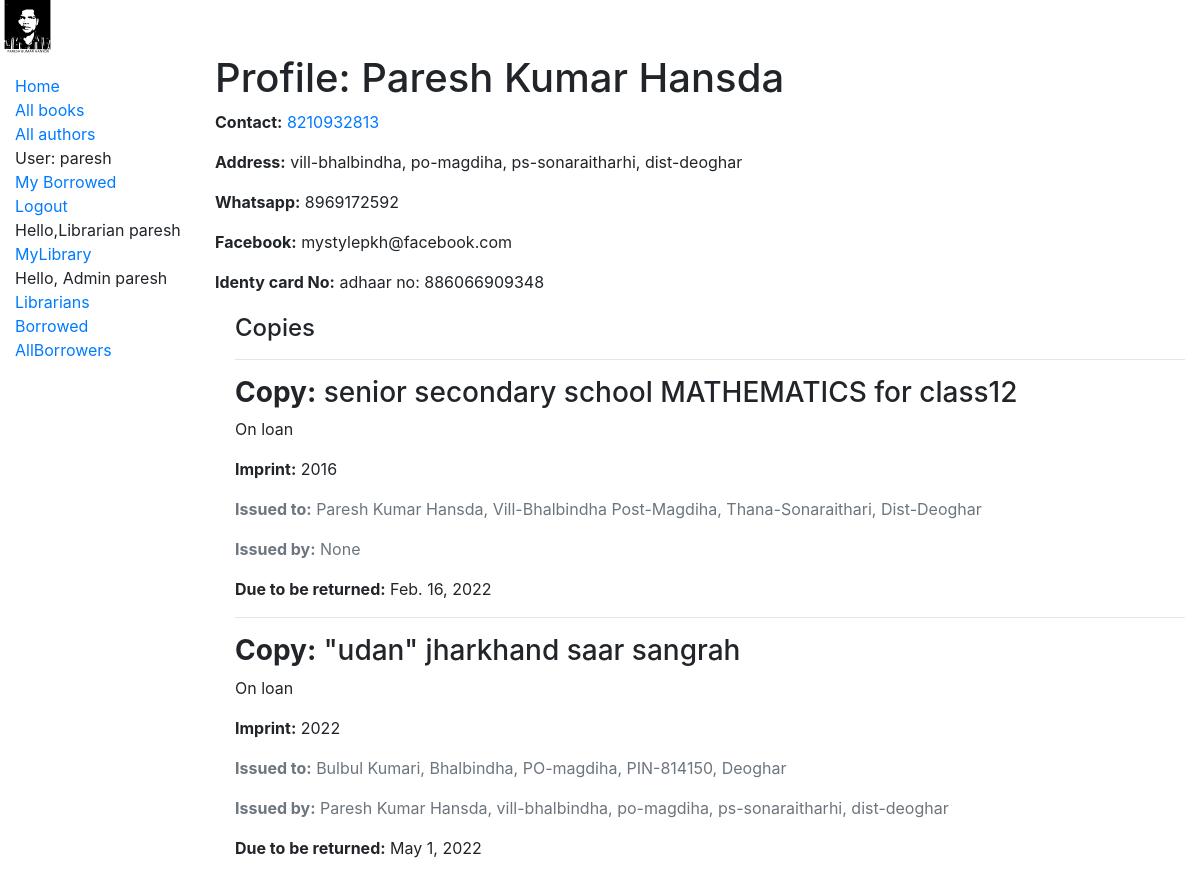
The app's page /catalog/librarian/1 (signed in) with its own data.
### catalog/models.py (models this page shows, shortened)
class Librarian(models.Model):
    django_id=models.OneToOneField(User, on_delete=models.RESTRICT, null=True)
    identy=models.CharField(max_length=200)
    contact_no=models.CharField(max_length=100)
    facebook=models.CharField(max_length=200)
    whatsapp=models.CharField(max_length=200)
    name=models.CharField(max_length=200)
    address=models.CharField(max_length=200)
    def __str__(self):
        return f'{self.name}, {self.address}'

class BookInstance(models.Model):
    id = models.UUIDField(primary_key=True, default=uuid.uuid4, help_text='Unique ID for this particular book across whole library')
    book = models.ForeignKey('Book', on_delete=models.RESTRICT, null=True)
    imprint = models.CharField(max_length=200)
    due_back = models.DateField(null=True, blank=True)
    LOAN_STATUS = (
        ('m', 'Maintenance'),
        ('o', 'On loan'),
        ('a', 'Available'),
        ('r', 'Reserved'),
    )
    status = models.CharField(
        max_length=1,
        choices=LOAN_STATUS,
        blank=True,
        default='m',
        help_text='Book availability',
    )
    class Meta:
        ordering = ['due_back']
        permissions = (("can_mark_returned", "Set book as returned"),)
    borrower = models.ForeignKey(Borrower, on_delete=models.SET_NULL, null=True, blank=True)
    librarian = models.ForeignKey(Librarian,on_delete=models.PROTECT,editable=False, null=True,blank=False)
    issuer=models.ForeignKey(Librarian,on_delete=models.PROTECT,editable=True,related_name="issue_by",blank=True,null=True)

class Book(models.Model):
    title = models.CharField(max_length=200)
    author = models.ForeignKey('Author', on_delete=models.SET_NULL, null=True)
    summary = models.TextField(max_length=1000, help_text='Enter a brief description of the book')
    isbn = models.CharField('ISBN', max_length=13, unique=True,
                             help_text='13 Character <a href="https://www.isbn-international.org/content/what-isbn">ISBN number</a>')
    genre = models.ManyToManyField(Genre, help_text='Select a genre for this book')
    language = models.ManyToManyField(Language, help_text='Select a language for this book')
    def __str__(self):
        return self.title
    def display_genre(self):
        """Create a string for the Genre. This is required to display genre in Admin."""
        return ', '.join(genre.name for genre in self.genre.all()[:3])
    display_genre.short_description = 'Genre'
    def display_language(self):
        """Create a string for the Genre. This is required to display genre in Admin."""
        return ', '.join(language.name for language in self.language.all()[:3])
    display_language.short_description = 'Language'

class Borrower(models.Model):
    django_id=models.OneToOneField(User, on_delete=models.RESTRICT, null=True, blank=True)
    identy=models.CharField(max_length=200)
    contact_no=models.CharField(max_length=100)
    facebook=models.CharField(max_length=200)
    whatsapp=models.CharField(max_length=200)
    name=models.CharField(max_length=200)
    address=models.CharField(max_length=200)
    def __str__(self):
        return f'{self.name}, {self.address}'

### catalog/views.py (the view)
# urls.py: path('librarian/<int:pk>', views.LibrarianDetailView.as_view(), name='librarian-detail'),
class LibrarianDetailView(UserPassesTestMixin,generic.DetailView):
    model = Librarian
    template_name ='catalog/librarian_detail.html'
    def test_func(self):
        return self.request.user.is_staff

### catalog/templates/catalog/librarian_detail.html (shortened to what this page needs)
{% extends "base_generic.html" %}
{% block content %}
  <h1>Profile: {{ librarian.name }}</h1>
  <p><strong>Contact:</strong> <a href="">{{ librarian.contact_no }}</a></p>
  <p><strong>Address:</strong> {{ librarian.address }}</p>
  <p><strong>Whatsapp:</strong> {{ librarian.whatsapp }}</p>
  <p><strong>Facebook:</strong> {{ librarian.facebook }}</p>
  <p><strong>Identy card No:</strong> {{ librarian.identy}}</p>
  <div style="margin-left:20px;margin-top:20px">
    <h4>Copies</h4>
    {% for copy in librarian.bookinstance_set.all %}
      <hr>
      <p class="{% if copy.status == 'a' %}text-success{% elif copy.status == 'm' %}text-danger{% else %}text-warning{% endif %}">
       <h3><strong>Copy:</strong> {{ copy.book }}</h3> {{ copy.get_status_display }}
      </p>
      <p><strong>Imprint:</strong> {{ copy.imprint }}</p>
      {% if copy.status == 'o' %}
        <p class="text-muted"><strong>Issued to:</strong> {{ copy.borrower }}</p>
        <p class="text-muted"><strong>Issued by:</strong> {{ copy.issuer }}</p>
        <p><strong>Due to be returned:</strong> {{ copy.due_back }}</p>
      {% endif %}
    {% endfor %}
  </div>
{% endblock %}

### catalog/templates/base_generic.html (shortened to what this page needs)
<!DOCTYPE html>
<html lang="en">
<head>
  <link rel="stylesheet" href="https://cdn.jsdelivr.net/npm/bootstrap@4.5.3/dist/css/bootstrap.min.css">
  {% load static %}
  <link rel="stylesheet" href="{% static 'css/style.css' %}">
  <img src="{% static 'catalog/pkh.svg' %}" alt="paresh" style="width:55px;height:54px;">
</head>
<body>
  <div class="container-fluid">
    <div class="row">
      <div class="col-sm-2">
      {% block sidebar %}
        <ul class="sidebar-nav">
          <li><a href="{% url 'index' %}">Home</a></li>
          <li><a href="{% url 'books'%}">All books</a></li>
          <li><a href="{% url 'authors'%}">All authors</a></li>
   {% if user.is_authenticated %}
     <li>User: {{ user.get_username }}</li>
     <li><a href="{% url 'my-borrowed' %}">My Borrowed</a></li>
     <li><a href="{% url 'logout'%}?next={{request.path}}">Logout</a></li>
   {% else %}
     <li><a href="{% url 'login'%}?next={{request.path}}">Login</a></li>
   {% endif %}
{% if user.is_staff %}
<li>Hello,Librarian {{ user.get_username }}</li>
<li><a href="{% url "my-loaned" %}">MyLibrary</a></li>
{% if user.is_superuser %}
<li>Hello, Admin {{ user.get_username }}</li>
<li><a href="{% url "librarians" %}">Librarians </a></li>
<li><a href="{% url "all-borrowed" %}">Borrowed</a></li>
<li><a href="{% url "borrowers" %}">AllBorrowers </a></li>
{% endif %}
{% else %}
<li><p>Contact staff</p></li>
{% endif %}
</ul>
     {% endblock %}
      </div>
      <div class="col-sm-10 ">{% block content %}{% endblock %}</div>
    </div>
  </div>
</body>
</html>

### catalog/static/css/style.css (style rules this page uses)
.sidebar-nav { margin-top: 20px; padding: 0; list-style: none; }

### records on screen
Librarian: name "Paresh Kumar Hansda", contact_no "8210932813", address "vill-bhalbindha, po-magdiha, ps-sonaraitharhi, dist-deoghar", whatsapp "8969172592", facebook "mystylepkh@facebook.com", identy "adhaar no: 886066909348"
BookInstance: book "senior secondary school MATHEMATICS for class12", status "On loan", imprint "2016", borrower "Paresh Kumar Hansda, Vill-Bhalbindha Post-Magdiha, Thana-Sonaraithari, Dist-Deoghar", issuer "None", due_back "Feb. 16, 2022"
BookInstance: book "\"udan\" jharkhand saar sangrah", status "On loan", imprint "2022", borrower "Bulbul Kumari, Bhalbindha, PO-magdiha, PIN-814150, Deoghar", issuer "Paresh Kumar Hansda, vill-bhalbindha, po-magdiha, ps-sonaraitharhi, dist-deoghar", due_back "May 1, 2022"

### other values on screen
{{ user.get_username }} "paresh"
